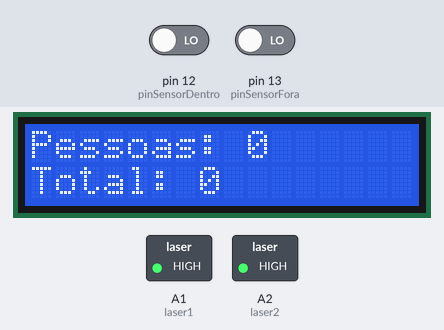
This sketch was run on a simulated Arduino Uno, built with avr-gcc and run on an emulated ATmega328P. On the bench: 16×2 character LCD, switched loads named in the sketch (green lamp = pin HIGH). Inputs (shaded band) come from the test bench; at power-on: pin 12 (pinSensorDentro) LOW, pin 13 (pinSensorFora) LOW. What the sketch prints to the serial monitor is not drawn.

Above: at 1.2 s.
1.3 s: pin 12 (pinSensorDentro) driven HIGH and pin 13 (pinSensorFora) driven HIGH
At 2.6 s:
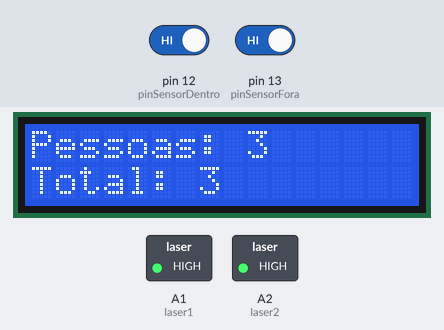
2.8 s: pin 12 (pinSensorDentro) driven LOW
4.3 s: pin 12 (pinSensorDentro) driven HIGH
At 4.7 s:
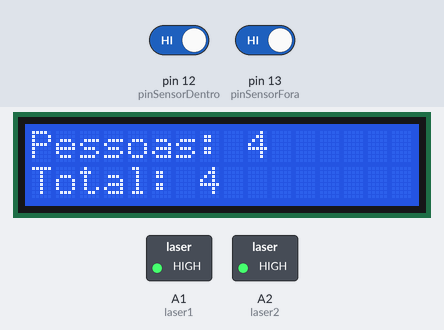
Timing chart, 0 to 7.3 s (numbered marks = the images above; inputs shaded):
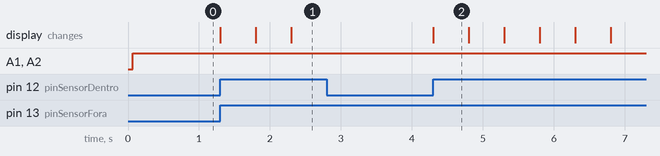

The sketch:

ContadorPessoasFinal.ino
```cpp
/*Autor: Gabriel Dargas
 * Versão 1.0
 */

#define pinSensorFora 13
#define pinSensorDentro 12
#define laser1 A1
#define laser2 A2
#define ESPERA 0
#define ENTRANDO 1
#define SAINDO 2

int pessoasTotal = 0;
int pessoasSala = 0;
int modo = ESPERA;


// Configuracao do display LCD
#include <LiquidCrystal.h>
LiquidCrystal lcd(8, 9, 4, 5, 6, 7);

void setup() {
  pinMode(laser1, OUTPUT);
  pinMode(laser2, OUTPUT);
  Serial.begin(9600);
  pinMode(pinSensorFora, INPUT);
  pinMode(pinSensorDentro, INPUT);
  // Informacoes iniciais do display
  lcd.begin(16, 2);
  lcd.setCursor(0,0);
  lcd.print("Pessoas: 0 ");
  lcd.setCursor(0,1);
  lcd.print("Total: 0");
}

  void sendState(){
    Serial.print(pessoasTotal);
    Serial.println("");
    }


void loop() {
  digitalWrite(laser1, HIGH);
  digitalWrite(laser2, HIGH);

  bool estadoSensorFora   = digitalRead(pinSensorFora );
  bool estadoSensorDentro = digitalRead(pinSensorDentro );


 //se o sensor de fora for desligado, invocar a funcao entrando
 if(modo == ESPERA){
  if(estadoSensorFora == 1){
    modo = ENTRANDO;
  }
 }

 //se o sensor de dentro for desligado, invocar a funcao saindo
  if(modo == ESPERA){
  if(estadoSensorDentro == 1){
    modo = SAINDO;
  }
 }

if(modo == ENTRANDO){
  //se ambos sensores estiverem desligados, deve contabilizar
  if(estadoSensorFora == 1 && estadoSensorDentro == 1){
    pessoasSala = pessoasSala + 1;
    lcd.setCursor(9,0);
    lcd.print("");
    lcd.setCursor(9,0);
    lcd.print(pessoasSala);
    pessoasTotal = pessoasTotal +1;
    lcd.setCursor(7,1);
    lcd.print(pessoasTotal);
    sendState();
    delay(500);
    modo = ESPERA;

  }
}

if(modo == SAINDO){
  //se ambos sensores estiverem desligados, deve contabilizar
  if(estadoSensorFora == 1 && estadoSensorDentro == 1){
    pessoasSala = pessoasSala - 1;
    lcd.setCursor(9,0);
    lcd.print("");
    lcd.setCursor(9,0);
    lcd.print(pessoasSala);
    sendState();
    delay(500);
    modo = ESPERA;
  }
}

}
```

Measured:
- after the input at 1.3 s, the display: first changes at once (image 1 shows a later state)
- after the input at 2.8 s, every drawn part: stays the same
- after the input at 4.3 s, the display: changes at once (image 2)
- what the display in image 2 shows lasts 0.5 s, from 4.3 s to 4.8 s
